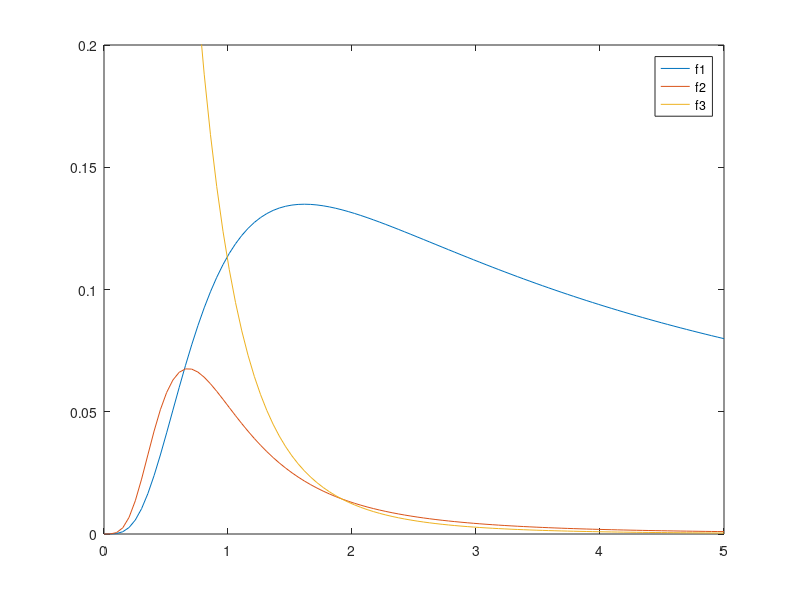

Here is the MATLAB script that generated this plot:
guas = @(x) 1/(sqrt(2*pi))*exp(-x.^2/2);
phi_prime = @(a,x) (1-(tanh(a*x)).^2);
%phi_prime = @(a,x) 2*max(x,0);
alpha0 = @(a,x) guas(x).*phi_prime(a,x);
alpha1 = @(a,x) guas(x).*(phi_prime(a,x).*x);
alpha2 = @(a,x) guas(x).*(phi_prime(a,x).*(x.^2));
beta0 = @(a,x) guas(x).*((phi_prime(a,x).^2));
beta2 = @(a,x) guas(x).*((phi_prime(a,x).^2).*(x.^2));
ff = {alpha0,alpha1,alpha2,beta0,beta2};
for a=[0.1,1,10]
    a
    for i=1:5
        f=ff{i};
        fprintf('%f\n',integral(@(x)f(a,x),-inf,inf))
    end
    
end

x = linspace(0,5,100);
f1 = @(x) (4*x.^2+1).^(-1/2) - (2*x.^2+1).^(-1);
f2 = @(x) (4*x.^2+1).^(-3/2) - (2*x.^2+1).^(-3);
f3 = @(x) (2*x.^2+1).^(-2);
plot(x,f1(x),x,f2(x),x,f3(x))
legend('f1','f2','f3')
ylim([0,0.2])